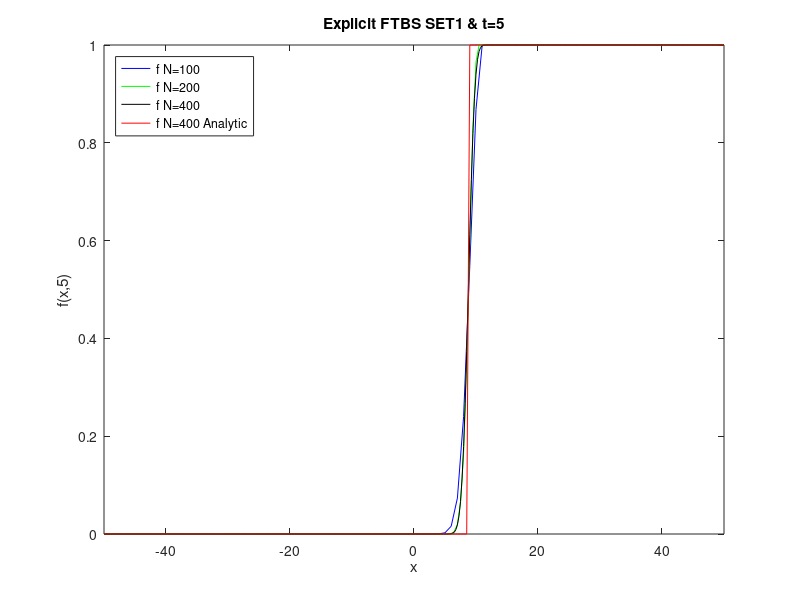

Recreate this plot in MATLAB.
load ExpFTBS100t5.dat;
load ExpFTBS200t5.dat;
load ExpFTBS400t5.dat;
x100 = ExpFTBS100t5(:,1);
x200 = ExpFTBS200t5(:,1);
x400 = ExpFTBS400t5(:,1);

F100 = ExpFTBS100t5(:,3);
F200 = ExpFTBS200t5(:,3);
F400 = ExpFTBS400t5(:,3);
F400A = ExpFTBS400t5(:,4);


plot(x100,F100,'b',x200,F200,'g',x400,F400,'k',x400,F400A,'r');
title('Explicit FTBS SET1 & t=5')
xlabel('x')
ylabel('f(x,5)')
legend({'f N=100','f N=200','f N=400','f N=400 Analytic'},'Location','northwest')
axis([-50 50 0 1])
